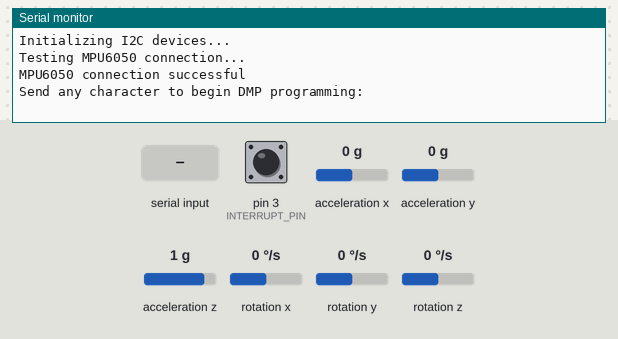
The sketch below on a simulated Arduino Uno, built with avr-gcc and run on an emulated ATmega328P. On the bench: the last lines printed to the serial monitor. The inputs (shaded band) are chosen by the test bench; at power-on: pin 3 (INTERRUPT_PIN) LOW, acceleration x 0 g, acceleration y 0 g, acceleration z 1 g, rotation x 0 °/s, rotation y 0 °/s, rotation z 0 °/s. The sensor or clock chip raises its interrupt line as the real part does.

Above: at 0.9 s.
1.0 s: "1" received over Serial
At 1.4 s:
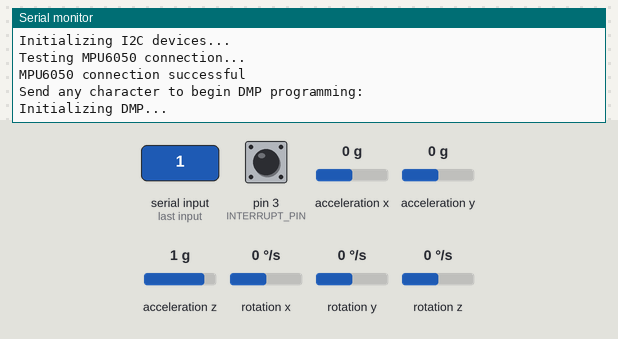
At 2.8 s:
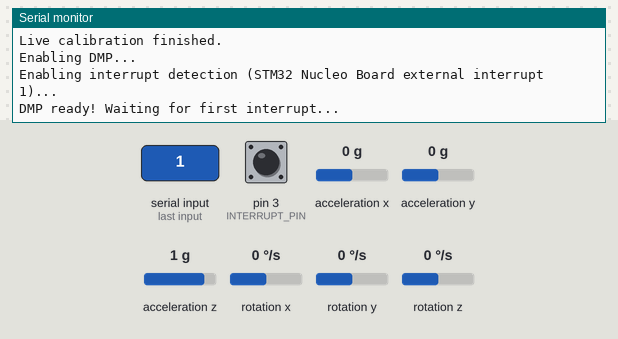

Measured:
- after the input at 1.0 s, the serial monitor: prints a new line at once (image 1)

The sketch:

stm32_mpu6050_1088bs.ino
```cpp
/*
  Project: MPU6050 3D Angle Visualization on LED Matrices
  This code obtains raw data from an MPU6050 inertial measurement unit (IMU)
  using the I2C protocol for communication with an STM32 Nucleo-L053R8 board.
  The raw data is processed using the MPU6050's onboard Digital Motion Processor (DMP)
  to calculate orientation angles (e.g., roll, pitch, yaw).

  These angles are then visualized on two LD1088AS 8x8 LED matrices,
  driven by MAX7219 display driver ICs. Communication with the MAX7219 drivers
  is handled via the SPI protocol from the STM32. The LED matrices aim to
  represent the device's orientation on a conceptual 3D coordinate plane.
*/

#include "I2Cdev.h"
#include "MPU6050_6Axis_MotionApps20.h"

#include <Wire.h>
#include "LedControl.h"

/*-----Global Constants-----*/
#define SPI_DATA_PIN 11
#define SPI_CLK_PIN 13
#define SPI_LOAD_PIN 10
#define NUM_MAX7219_DEVICES 2

#define ANGLE_MIN -90
#define ANGLE_MAX 90
#define LED_MATRIX_MIN 0
#define LED_MATRIX_MAX 7

#define INTERRUPT_PIN 3 // Define the MPU interrupt pin (D3)

MPU6050 mpu; // MPU6050 default I2C address is 0x68

bool blinkState = false;     // For LED blinking

/*---MPU6050 Control/Status Variables---*/
bool DMPReady = false;  // Set true if DMP init was successful
uint8_t MPUIntStatus;   // Holds actual interrupt status byte from MPU
uint8_t devStatus;      // Return status after each device operation
uint16_t packetSize;    // Expected DMP packet size (default is 42 bytes)
uint8_t FIFOBuffer[64]; // FIFO storage buffer

/*---Orientation/Motion Variables---*/
Quaternion q;        // [w, x, y, z]         Quaternion container
VectorFloat gravity; // [x, y, z]            Gravity vector
float ypr[3];        // [yaw, pitch, roll]   Yaw/Pitch/Roll container and gravity vector

// Print control variables
unsigned long lastPrintTime = 0;
const unsigned int PRINT_INTERVAL = 100; // Print every 250ms

/*------Interrupt detection routine------*/
volatile bool MPUInterrupt = false; // Indicates whether MPU6050 interrupt pin has gone high
void DMPDataReady() {
  MPUInterrupt = true;
}

/*-----MAX7219 pins-----*/
/*
  pin 11 is connected to the DataIn
  pin 13 is connected to the CLK
  pin 10 is connected to LOAD
*/
LedControl lc = LedControl(SPI_DATA_PIN, SPI_CLK_PIN, SPI_LOAD_PIN, NUM_MAX7219_DEVICES);

void setup() {
  #if I2CDEV_IMPLEMENTATION == I2CDEV_ARDUINO_WIRE
    Wire.begin();
    Wire.setClock(400000); // 400kHz I2C clock. (Maximum limit of MPU6050)
  #elif I2CDEV_IMPLEMENTATION == I2CDEV_BUILTIN_FASTWIRE
    Fastwire::setup(400, true);
  #endif

  Serial.begin(115200);
  while (!Serial); // Wait for Serial port to connect.

  /*Initialize MPU6050 device*/
  Serial.println(F("Initializing I2C devices..."));
  mpu.initialize();
  pinMode(INTERRUPT_PIN, INPUT); // MPU interrupt pin

  /*Verify connection*/
  Serial.println(F("Testing MPU6050 connection..."));
  if (mpu.testConnection() == false) {
    Serial.println(F("MPU6050 connection failed"));
    while (true); // Halt on failure
  } else {
    Serial.println(F("MPU6050 connection successful"));
  }

  /*Wait for Serial input to proceed. (Also, used for stopping the code)*/
  Serial.println(F("\nSend any character to begin DMP programming: "));
  while (Serial.available() && Serial.read()); // Empty buffer
  while (!Serial.available());                 // Wait for data
  while (Serial.available() && Serial.read()); // Empty buffer again

  /* Initialize and configure the DMP*/
  Serial.println(F("Initializing DMP..."));
  devStatus = mpu.dmpInitialize();

  if (devStatus == 0) {
    Serial.println(F("Performing live calibration (ensure MPU is stationary and flat)..."));
    mpu.CalibrateAccel(6); // Calibrate accelerometer
    mpu.CalibrateGyro(6);  // Calibrate gyroscope
    Serial.println(F("Live calibration finished."));

    Serial.println(F("Enabling DMP..."));
    mpu.setDMPEnabled(true); // Turn on the DMP

    /*Enable interrupt detection*/
    Serial.print(F("Enabling interrupt detection (STM32 Nucleo Board external interrupt "));
    Serial.print(digitalPinToInterrupt(INTERRUPT_PIN));
    Serial.println(F(")..."));
    attachInterrupt(digitalPinToInterrupt(INTERRUPT_PIN), DMPDataReady, RISING);
    MPUIntStatus = mpu.getIntStatus(); // Read initial interrupt status

    Serial.println(F("DMP ready! Waiting for first interrupt..."));
    DMPReady = true;
    packetSize = mpu.dmpGetFIFOPacketSize(); // Get expected DMP packet size
  } else {
    Serial.print(F("DMP Initialization failed (code "));
    Serial.print(devStatus);
    Serial.println(F(")"));
  }
  pinMode(LED_BUILTIN, OUTPUT);

  /*
  The MAX7219 is in power-saving mode on startup,
  we have to do a wakeup call
  */
  lc.shutdown(0,false);
  lc.setIntensity(0,8);
  lc.clearDisplay(0);

  lc.shutdown(1,false);
  lc.setIntensity(1,8);
  lc.clearDisplay(1);
}

void loop() {
  if (!DMPReady || !MPUInterrupt) {
    return; // If DMP setup failed or no interrupt, do nothing
  }

  // We have an interrupt, so let's process the FIFO
  MPUInterrupt = false; // Reset our software interrupt flag
  MPUIntStatus = mpu.getIntStatus();

  // Check for FIFO overflow
  if (MPUIntStatus & _BV(MPU6050_INTERRUPT_FIFO_OFLOW_BIT)) {
    mpu.resetFIFO(); // Reset the FIFO buffer if it has overflowed
    Serial.println(F("FIFO overflow detected!"));
    return; // Skip processing this iteration
  }

  bool new_data_processed = false;
  // Use a while loop to drain the FIFO.
  while (mpu.getFIFOCount() >= packetSize) {
    // Try to get a packet from FIFO.
    if (mpu.dmpGetCurrentFIFOPacket(FIFOBuffer)) {
      // Get Yaw, Pitch, Roll values
      mpu.dmpGetQuaternion(&q, FIFOBuffer);
      mpu.dmpGetGravity(&gravity, &q);
      mpu.dmpGetYawPitchRoll(ypr, &q, &gravity);
      new_data_processed = true;
    }
  }

  // If we processed any new data, update the display
  if (new_data_processed) {
    float roll_deg = ypr[2] * 180.0f / M_PI;
    float pitch_deg = ypr[1] * 180.0f / M_PI;
    float yaw_deg = ypr[0] * 180.0f / M_PI;

    // Clear both displays once
    lc.clearDisplay(0);
    lc.clearDisplay(1);

    // Map angles to LED coordinates
    byte x_bits = mapAngle2LedBit(roll_deg);
    byte z_bits = mapAngle2LedBit(yaw_deg);
    long y_index = map(pitch_deg, ANGLE_MIN, ANGLE_MAX, LED_MATRIX_MIN, LED_MATRIX_MAX);

    // Draw the points on the matrices
    // Matrix 0: Roll (X) vs Pitch (Y)
    lc.setRow(0, y_index, x_bits);
    // Matrix 1: Yaw (Z) vs Pitch (Y)
    lc.setRow(1, y_index, z_bits);

    // Blink LED to indicate activity
    blinkState = !blinkState;
    digitalWrite(LED_BUILTIN, blinkState);
  }

  /*
  // Only print the latest data at a fixed interval
  unsigned long currentTime = millis();
  if (currentTime - lastPrintTime > PRINT_INTERVAL) {
    lastPrintTime = currentTime; // Update the last print time
    printRollPitchYaw();
  }
  */
}

void printRollPitchYaw() {
  Serial.print("Yaw: ");
  Serial.print(ypr[0] * 180.0f / M_PI);
  Serial.print("\t Pitch: ");
  Serial.print(ypr[1] * 180.0f / M_PI);
  Serial.print("\t Roll: ");
  Serial.println(ypr[2] * 180.0f / M_PI);
}

byte mapAngle2LedBit(float angle) {
  long index = map(angle, ANGLE_MIN, ANGLE_MAX, LED_MATRIX_MIN, LED_MATRIX_MAX);

  // Byte values produced by shifting B10000000 (128) value to right
  // index=0 -> 128 >> 0 -> B10000000
  // index=1 -> 128 >> 1 -> B01000000
  // ...
  // index=7 -> 128 >> 7 -> B00000001
  return (byte)(128 >> index);
}
```
